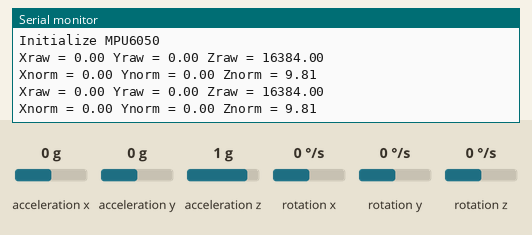
A sketch run on a simulated Arduino Uno, built with avr-gcc and run on an emulated ATmega328P. On the bench: the last lines printed to the serial monitor. The test bench sets the inputs (shaded band); at power-on: acceleration x 0 g, acceleration y 0 g, acceleration z 1 g, rotation x 0 °/s, rotation y 0 °/s, rotation z 0 °/s.

Above: at 1.2 s.
1.3 s: acceleration x set to -1.4 g
At 2.6 s:
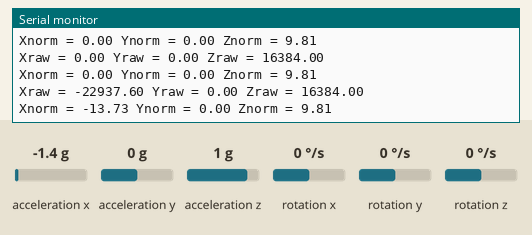
2.8 s: acceleration y set to -1.4 g
At 3.9 s:
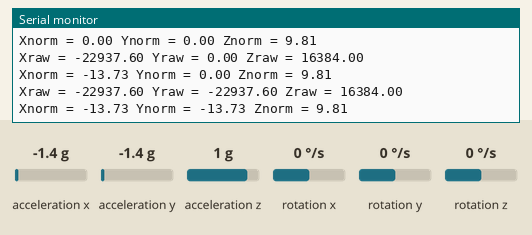
4.3 s: acceleration z set to 0 g
At 4.3 s:
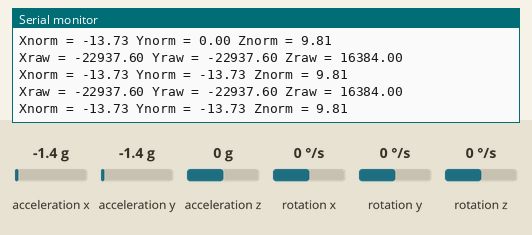

The sketch:

Accelerometer.ino
```cpp
#include <Wire.h>
#include <MPU6050.h>

MPU6050 mpu;

void setup() {
  Serial.begin(9600);
  Serial.println("Initialize MPU6050");

  while (!mpu.begin(MPU6050_SCALE_2000DPS, MPU6050_RANGE_2G))
  {
    Serial.println("Could not find a valid MPU6050 sensor, check wiring!");
    delay(500);
  }
}

void loop() {
  Vector rawAccel = mpu.readRawAccel();
  Vector normAccel = mpu.readNormalizeAccel();

  Serial.print("Xraw = ");
  Serial.print(rawAccel.XAxis);

  Serial.print(" Yraw = ");
  Serial.print(rawAccel.YAxis);

  Serial.print(" Zraw = ");
  Serial.println(rawAccel.ZAxis);

  Serial.print("Xnorm = ");
  Serial.print(normAccel.XAxis);

  Serial.print(" Ynorm = ");
  Serial.print(normAccel.YAxis);

  Serial.print(" Znorm = ");
  Serial.println(normAccel.ZAxis);

  delay(1000);
}
```

Measured:
- after the input at 1.3 s, the serial monitor: prints a new line after 0.76 s (image 1)
- after the input at 2.8 s, the serial monitor: prints a new line after 0.29 s (image 2)
